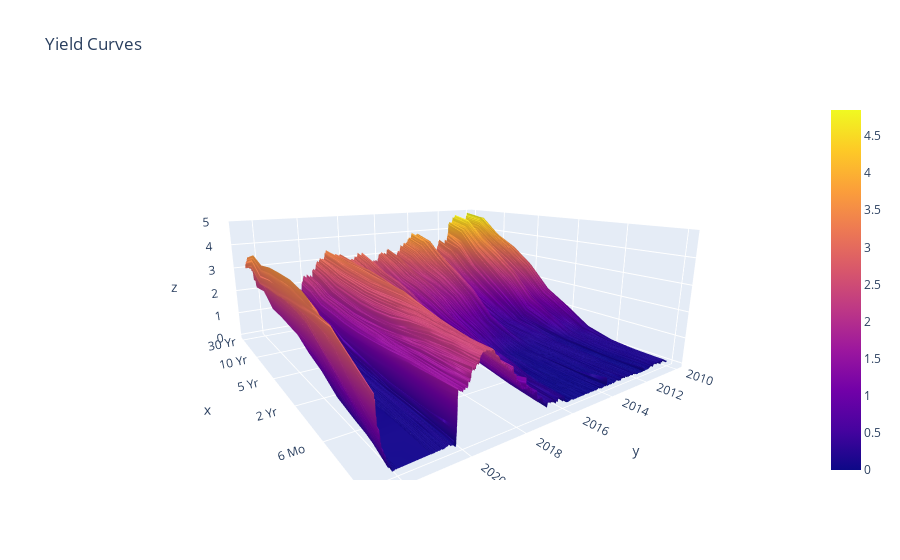

Write notebook code for a chart like this one.
### Code cell
x = df.columns
y = df.index
z = df.to_numpy()

fig = go.Figure(data=[go.Surface(z=z, x=x, y=y)])
fig.update_layout(title='Yield Curves',
                  scene = {"aspectratio": {"x": 1, "y": 1, "z": 0.4}})
fig.show()
# fig.savefig("Surface.png", bbox_inches="tight")

### Figure 1 — Plotly figure (JSON) as saved in the notebook; plotly's stock layout.template omitted (floating-point values rounded to 4 significant figures; data arrays with more than 128 entries replaced by an {"elided": "..."} marker saying what was removed)
{"data": [{"type": "surface", "x": ["1 Mo", "3 Mo", "6 Mo", "1 Yr", "2 Yr", "3 Yr", "5 Yr", "7 Yr", "10 Yr", "20 Yr", "30 Yr"], "y": {"elided": "2895 str values"}, "z": {"elided": "2895x11 float values"}}], "layout": {"autosize": true, "scene": {"aspectratio": {"x": 1, "y": 1, "z": 0.4}, "camera": {"center": {"x": 0, "y": 0, "z": 0}, "eye": {"x": -1.129, "y": 0.7817, "z": 0.3367}, "projection": {"type": "perspective"}, "up": {"x": 0, "y": 0, "z": 1}}}, "title": {"text": "Yield Curves"}}}
